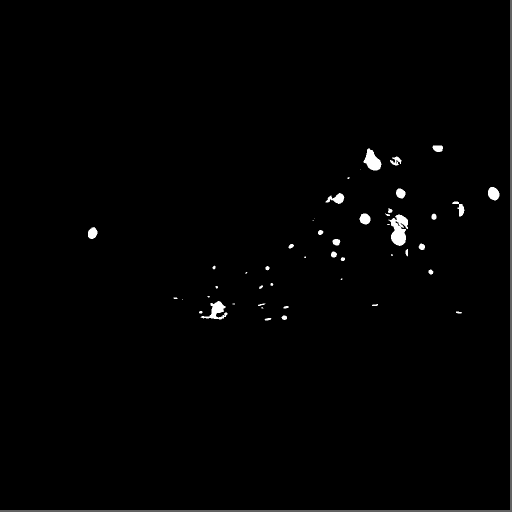
#> input picture IR_track/thresh/TH_10.png, 1024 x 1024 px, given in place of TH_0.png, which was not available (shown at 1/2 size)
$ python track.py   (older library calls are emulated)
#> lines starting #> are read from the running program, lines starting #| are printed output that depends on the picture; after the words box and inside, x2 and y2 are one past the last pixel; in counts of white or black regions, pixels touching at a corner belong together; pictures that were not available may be replaced by others from this repository, and a replacement may not be noted
import numpy as np
import cv2
import math
from itertools import groupby

def circles(k):
#> called with k = 0
    print("Processing frame ",k)
    img = cv2.imread('thresh/TH_'+str(k)+'.png')
#> img is the input picture: shape (1024, 1024, 3); min 0, max 255, mean 2.6

    imgray = cv2.cvtColor(img, cv2.COLOR_BGR2GRAY)
    _,contours, hierarchy = cv2.findContours(imgray, cv2.RETR_TREE, cv2.CHAIN_APPROX_SIMPLE)
#> contours = 52 contours, 19 with area under 20; largest, box (x1, y1, x2, y2) and area: (0, 0, 1024, 1024) 6130, (777, 429, 816, 492) 1455, (727, 297, 763, 341) 890, (401, 602, 455, 639) 728, (976, 374, 999, 401) 443

    # print(len(contours))
    x = []
    y = []
    r = []

    for contour in contours:
        # cv2.drawContours(img, contour, -1, (0, 255, 0), 1)
        (X,Y),radius = cv2.minEnclosingCircle(contour)
        center = (int(X),int(Y))
        # condition to not include the particles near plume
        if ((center[0]-430)**2+(center[1]-618)**2)**0.5 > 40 and radius>1:
            x.append(center[0])
            y.append(center[1])
            r.append(radius)
#> this loop made 52 passes
#> (X, Y, radius, center) on passes 1, 2, 3, 6, 7, 10, 12, 13, 14, 15, 16, 17: (535.5, 638, 6.58, (535, 638)), (568.2, 635, 5.25, (568, 635)), (917.5, 624, 5.59, (917, 624)), (571.5, 614, 4.92, (571, 614)), (749.5, 609.5, 5.7, (749, 609)), (427, 626.3, 27.09, (426, 626)), (350.5, 596, 3.64, (350, 596)), (417, 592.5, 2.06, (417, 592)), (432.8, 573.8, 2.53, (432, 573)), (521.5, 573.5, 4.3, (521, 573)), (543.3, 568.4, 2.76, (543, 568)), (682.5, 557.5, 1.58, (682, 557))
#> (X, Y, radius) on passes 4, 8, 30, 34, 35, 40: (401, 624, 3.16), (523, 609, 7.28), (641, 465, 5.39), (629, 436, 0.0001), (798, 460, 31.06), (730, 437, 11.4)
#> after the loop, r = 45 values, max 723.4 at index 44, min 1 at index 27, mean 22.77; x = 45 values, max 986 at index 38, min 184 at index 25, mean 676.3; y = 45 values, max 638 at index 0, min 295 at index 43, mean 489

    repeat = []
    # # find interior circles
    # # https://doubleroot.in/lessons/circle/relative-postion-of-two-circles/
    # for i in range(len(r)):
    #     for j in range(len(r)):
    #         if i!=j:
    #             c1c2 = ((x[i]-x[j])**2 + (y[i]-y[j])**2)**0.5
    #             r1r2 = abs(r[i]-r[j])
    #             if c1c2 <= r1r2 :
    #                 if r[i]>r[j]:
    #                     repeat.append(j)
    #                 else:
    #                     repeat.append(i)
    #
    # # remove interior circles
    # for ele in sorted(list(set(repeat)), reverse = True):
    #     del r[ele]
    #     del x[ele]
    #     del y[ele]

    # delete the largest circle i.e. plume region
    maxpos = r.index(max(r))
#> maxpos = 44
    r.pop(maxpos)
    x.pop(maxpos)
    y.pop(maxpos)

    # # remove ones
    # ones = [i for i,val in enumerate(r) if val==1]
    # for ele in sorted(list(set(ones)), reverse = True):
    #     del r[ele]
    #     del x[ele]
    #     del y[ele]

    # print(len(r))
    # draw Circles
    for i in range(len(r)):
        cv2.circle(img,(x[i],y[i]),int(r[i]),(0,255,0),1)
#> this loop made 44 passes
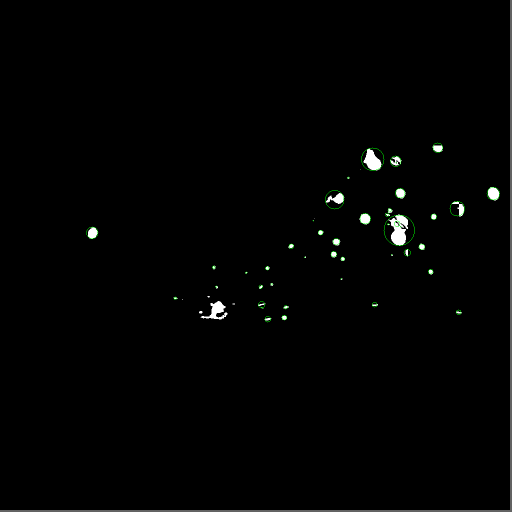
#> img: shape (1024, 1024, 3) (shown at 1/2 size); 0.14% of pixels changed, all inside (x1, y1, x2, y2) = (172, 285, 1000, 645)
    cv2.circle(img, (430,618), 40, (0, 255, 0), 1)
#> img: shape (1024, 1024, 3); 0.02% of pixels changed, all inside (x1, y1, x2, y2) = (390, 578, 471, 659)
    # cv2.imwrite("track/TK_"+str(k)+".png",img)
    return(r,x,y)

def angle(x1,x2,y1,y2):
    return(math.atan2(y2-y1,x2-x1))

def dist(x1,x2,y1,y2):
    return(((x2-x1)**2+(y2-y1)**2)**0.5)

def particleInit(i,j):
    r1,x1,y1 = circles(i)
#> r1 = 44 values, max 31.06 at index 28, min 1 at index 27, mean 6.85; x1 = 44 values, max 986 at index 38, min 184 at index 25, mean 680; y1 = 44 values, max 638 at index 0, min 295 at index 43, mean 488.5
    r2,x2,y2 = circles(j)
#> call 2 of circles, with k = 1
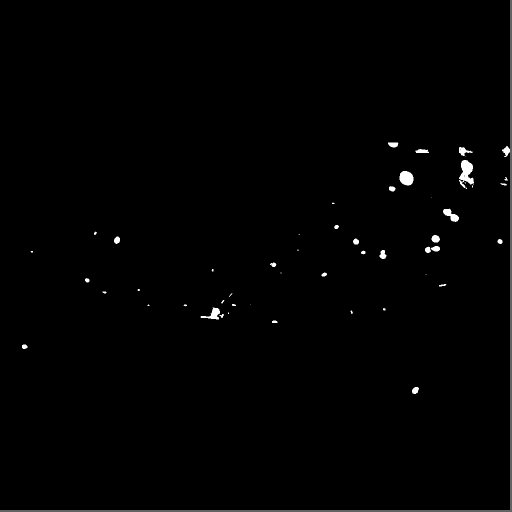
#> input picture IR_track/thresh/TH_116.png, 1024 x 1024 px, given in place of TH_1.png, which was not available (shown at 1/2 size)
#> in circles, img is the input picture: shape (1024, 1024, 3); min 0, max 255, mean 2.1
#> in circles (call 2), `_,contours, hierarchy = cv2.findContours(imgray, cv2.RETR_TREE, cv2.CH..`: contours = 52 contours, 25 with area under 20; largest, box (x1, y1, x2, y2) and area: (0, 0, 1024, 1024) 6298, (918, 320, 948, 378) 878, (799, 342, 827, 371) 606, (886, 417, 918, 444) 368, (401, 615, 440, 639) 356
#> the loop in circles (call 2), `for contour in contours:` made 52 passes
#> (X, Y, radius, center) on passes 1, 2, 3, 4, 6, 7, 8, 9, 10, 12, 15, 16: (830.5, 780.5, 7.84, (830, 780)), (49, 692.5, 5.59, (49, 692)), (549, 643.5, 5.22, (549, 643)), (443.2, 630.8, 4.25, (443, 630)), (702.7, 624, 3.07, (702, 624)), (768.2, 618.2, 2.53, (768, 618)), (419.9, 627.6, 20, (419, 627)), (370, 610.5, 3.04, (370, 610)), (296.5, 610.5, 1.58, (296, 610)), (467.5, 609.5, 3.81, (467, 609)), (208.5, 584, 3.64, (208, 584)), (277, 579.5, 2.06, (277, 579))
#> (X, Y, radius) on passes 11, 13, 14, 18, 20, 22: (501, 608, 0.0001), (445, 603, 3.61), (461, 590, 4.24), (174, 560, 4.47), (648, 549, 5.39), (425, 540, 2.24)
#> after the loop in circles (call 2), `for contour in contours:`: r = 42 values, max 723.4 at index 41, min 1 at index 39, mean 23.23; x = 42 values, max 1012 at index 33, min 49 at index 1, mean 658.2; y = 42 values, max 780 at index 0, min 286 at index 40, mean 484.6
#> in circles (call 2), `maxpos = r.index(max(r))`: maxpos = 41
#> the loop in circles (call 2), `for i in range(len(r)):` made 41 passes
#> after the loop in circles (call 2), `for i in range(len(r)):`:
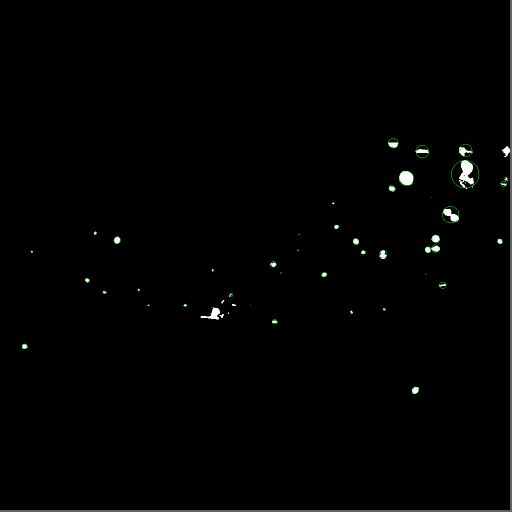
#> img: shape (1024, 1024, 3) (shown at 1/2 size); 0.12% of pixels changed, all inside (x1, y1, x2, y2) = (44, 276, 1016, 788)
#> r2 = 41 values, max 28.66 at index 35, min 1 at index 39, mean 6.16; x2 = 41 values, max 1012 at index 33, min 49 at index 1, mean 661.8; y2 = 41 values, max 780 at index 0, min 286 at index 40, mean 484
    # print(len(r1))

    for n in range(len(r2)):
        for o in range(len(r1)):
            distance = dist(x1[o],x2[n],y1[o],y2[n])
            if distance <10:
                theta = angle(x1[o],x2[n],y1[o],y2[n])
                part.append([[x1[o], y1[o] ,r1[o], distance, theta]])
#> this loop made 41 passes
#> after the loop, part = [[[427, 534, 3.54, 6.32, 1.89]], [[184, 465, 12.02, 6.08, 0.165]], [[669, 399, 19.04, 7.62, 1.98]]]

part = []
particleInit(0,1)

# [4 lines of commented-out code are left out]

for i in range(2,199):
    # particles in new frame
    rNew,xNew,yNew = circles(i)
#> rNew has the same summary as r2 in particleInit; xNew has the same summary as x2 in particleInit; yNew has the same summary as y2 in particleInit
    gindex=[]
    # print(rNew)
    for x in range(len(part)):
        # print(part[x])
        # print(part[x][len(part[x])-1][0])
        xpred = part[x][len(part[x])-1][0] + part[x][len(part[x])-1][3]*np.cos(part[x][len(part[x])-1][4])
        ypred = part[x][len(part[x])-1][1] + part[x][len(part[x])-1][3]*np.sin(part[x][len(part[x])-1][4])

        for g in range(len(rNew)):
            distance = dist(xpred,xNew[g],ypred,yNew[g])
            # add new position to existing particle if old particle is detected
            if distance<5:
                gindex.append(g)
                # d = ((xNew[n]-part[o][len(part[o])-1][0])**2 + (yNew[n]-part[o][len(part[o])-1][1])**2)**0.5
                d = dist(part[x][len(part[x])-1][0],xNew[g],part[x][len(part[x])-1][1],yNew[g])
                t = angle(part[x][len(part[x])-1][0],xNew[g],part[x][len(part[x])-1][1],yNew[g])
                part[x].append([xNew[g], yNew[g] ,rNew[g], d, t])
#> this loop made 3 passes
#> (xpred, ypred) on passes 1 to 3: (425, 540), (190, 466), (666, 406)
#> after the loop, gindex = [13, 25, 28]

    for ele in sorted(list(set(gindex)), reverse = True):
        del rNew[ele]
        del xNew[ele]
        del yNew[ele]
#> this loop made 3 passes
#> ele on passes 1 to 3: 28, 25, 13
    # print("unmatched r",rNew)
    # print("unmatched x",xNew)
    # print("unmatched y",yNew)

    nr,nx,ny = circles(i+1)
#> (the run stopped early here; a loop or call above may not have finished)
